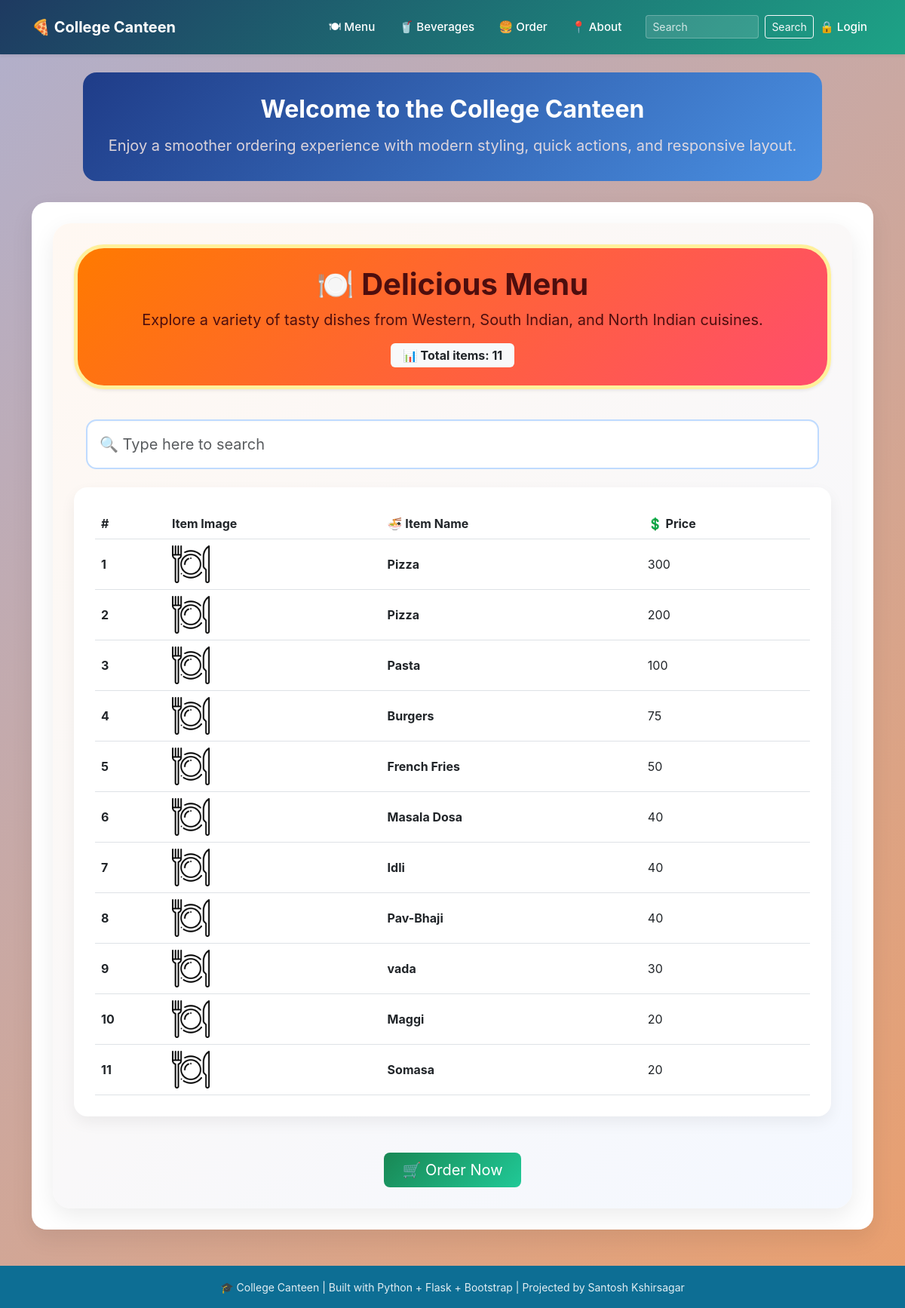
Page /menu on the earlier database version.
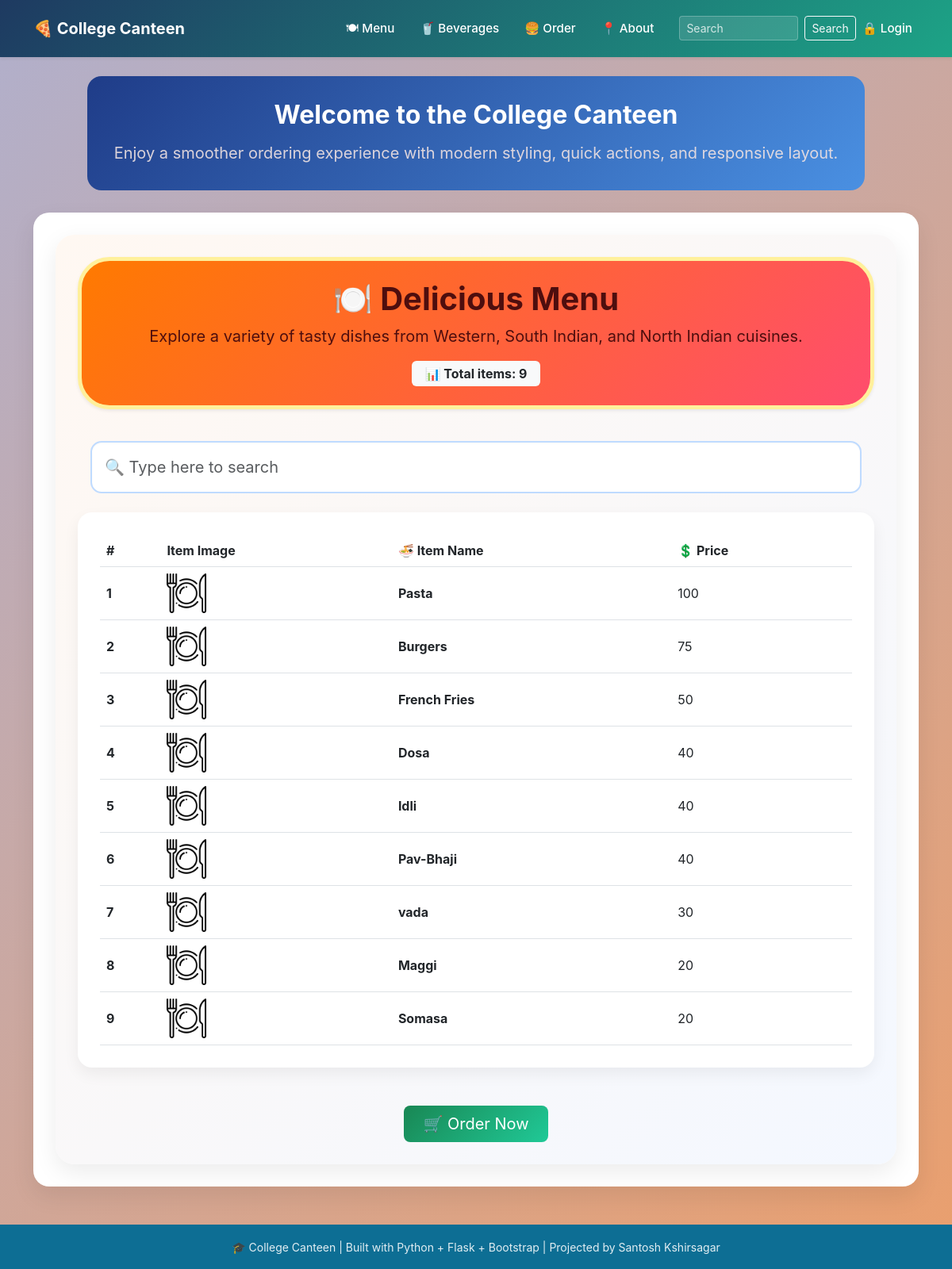
Same page on the later database version.
### tables this page shows
CREATE TABLE menus
                 (id INTEGER PRIMARY KEY AUTOINCREMENT,
                 name TEXT NOT NULL,
                 price INTEGER NOT NULL);

### app.py (the view)
@app.route("/menu")
def menu():
    conn = get_db_menus()
    menus = conn.execute('SELECT * FROM menus ORDER BY price DESC').fetchall()
    conn.close()
    return render_template('menu.html', menus=menus)

### database.py (called while the page is built)
def get_db():
    conn = sqlite3.connect(DB_PATH)
    conn.row_factory = sqlite3.Row
    return conn

### templates/menu.html (shortened to what this page needs)
{% extends "base.html" %}
{% block content %}
<div class="menu-page card-hover">
  <div class="card hero-card shadow-sm mb-4">
    <div class="card-body text-center py-4">
      <h1 class="fw-bold mb-2">🍽️ Delicious Menu</h1>
      <p class="mb-0 fs-5">Explore a variety of tasty dishes from Western, South Indian, and North Indian cuisines.</p>
      <div class="mt-3">
        <span class="badge bg-light text-dark fs-6 px-3 py-2">📊 Total items: {{ menus|length }}</span>
      </div>
    </div>
  </div>
  <div class="card-hover p-3">
    <input type="text" id="searchInput" class="form-control form-control-lg search-box" placeholder="🔍 Type here to search">
  </div>
  <div class="card table-card">
    <div class="card-body card-hover">
      <table class="table table-hover mb-0 align-middle">
        <thead>
          <tr>
            <th scope="col">#</th>
            <th> Item Image</th>
            <th>🍜 Item Name</th>
            <th>💲 Price</th>
          </tr>
        </thead>
        <tbody id="tablebody">
          {% for item in menus %}
            <tr data-name="{{ item.name|lower }}">
              <th scope="row">{{ loop.index }}</th>
              <td>
                <div class="d-flex align-items-center">
                  <img src="{{ url_for('static', filename='uploads/' ~ (item.photo if item.photo and item.photo not in ['defult.png', 'default.png'] else 'icon.png')) }}"
                       class="img-fluid" style="max-height:50px; max-width:60px; object-fit:cover;"
                       alt="{{ item.name }}">
                </div>
              </td>
              <td class="fw-bold">{{ item.name }}</td>
              <td>{{ item.price }}</td>
            </tr>
          {% endfor %}
        </tbody>
      </table>
    </div>
  </div>
  <div class="text-center mt-5">
    <a href="{{ url_for('order') }}" class="btn btn-custom btn-lg px-4">🛒 Order Now</a>
  </div>
</div>
{% endblock %}

Differences in the rows shown:
removed menus: name "Pizza", price "300"
removed menus: name "Pizza", price "200"
changed menus: name "Masala Dosa" → "Dosa"
Other differences:
{{ menus|length }}: "11" → "9"
